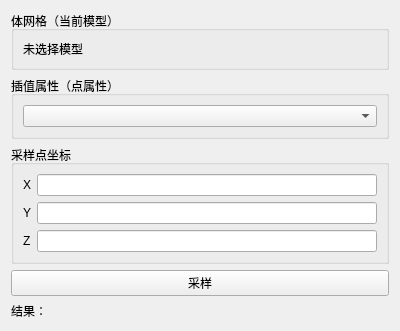
<?xml version="1.0" encoding="UTF-8"?>
<ui version="4.0">
 <class>VolumeInterpolatorWidget</class>
 <widget class="QWidget" name="VolumeInterpolatorWidget">
  <property name="geometry">
   <rect>
    <x>0</x>
    <y>0</y>
    <width>400</width>
    <height>320</height>
   </rect>
  </property>
  <property name="windowTitle">
   <string>Form</string>
  </property>
  <layout class="QVBoxLayout" name="verticalLayout">
   <item>
    <widget class="QGroupBox" name="groupBox_Mesh">
     <property name="title">
      <string>体网格（当前模型）</string>
     </property>
     <layout class="QVBoxLayout" name="verticalLayout_2">
      <item>
       <widget class="QLabel" name="label_ModelName">
        <property name="text">
         <string>未选择模型</string>
        </property>
        <property name="wordWrap">
         <bool>true</bool>
        </property>
       </widget>
      </item>
     </layout>
    </widget>
   </item>
   <item>
    <widget class="QGroupBox" name="groupBox_Attribute">
     <property name="title">
      <string>插值属性（点属性）</string>
     </property>
     <layout class="QVBoxLayout" name="verticalLayout_3">
      <item>
       <widget class="QComboBox" name="comboBox_Attribute"/>
      </item>
     </layout>
    </widget>
   </item>
   <item>
    <widget class="QGroupBox" name="groupBox_Point">
     <property name="title">
      <string>采样点坐标</string>
     </property>
     <layout class="QVBoxLayout" name="verticalLayout_4">
      <item>
       <layout class="QHBoxLayout" name="horizontalLayout_1">
        <item>
         <widget class="QLabel" name="label_X">
          <property name="text">
           <string>X</string>
          </property>
         </widget>
        </item>
        <item>
         <widget class="QLineEdit" name="lineEdit_X"/>
        </item>
       </layout>
      </item>
      <item>
       <layout class="QHBoxLayout" name="horizontalLayout_2">
        <item>
         <widget class="QLabel" name="label_Y">
          <property name="text">
           <string>Y</string>
          </property>
         </widget>
        </item>
        <item>
         <widget class="QLineEdit" name="lineEdit_Y"/>
        </item>
       </layout>
      </item>
      <item>
       <layout class="QHBoxLayout" name="horizontalLayout_3">
        <item>
         <widget class="QLabel" name="label_Z">
          <property name="text">
           <string>Z</string>
          </property>
         </widget>
        </item>
        <item>
         <widget class="QLineEdit" name="lineEdit_Z"/>
        </item>
       </layout>
      </item>
     </layout>
    </widget>
   </item>
   <item>
    <widget class="QPushButton" name="pushButton_Probe">
     <property name="text">
      <string>采样</string>
     </property>
    </widget>
   </item>
   <item>
    <widget class="QLabel" name="label_Result">
     <property name="text">
      <string>结果：</string>
     </property>
     <property name="wordWrap">
      <bool>true</bool>
     </property>
     <property name="textInteractionFlags">
      <set>Qt::TextSelectableByMouse</set>
     </property>
    </widget>
   </item>
   <item>
    <spacer name="verticalSpacer">
     <property name="orientation">
      <enum>Qt::Vertical</enum>
     </property>
     <property name="sizeHint" stdset="0">
      <size>
       <width>20</width>
       <height>40</height>
      </size>
     </property>
    </spacer>
   </item>
  </layout>
 </widget>
 <resources/>
 <connections/>
</ui>
